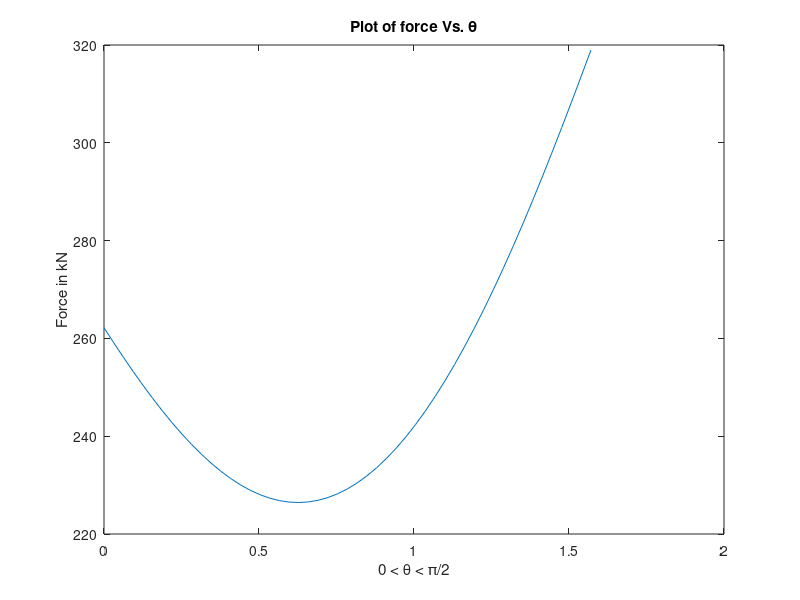

Write MATLAB code to recreate this figure. (Note: this script raises an error after producing the figure.)
zID = [1, 8, 7, 5, 1, 10, 1];

R = zID(2);
S = zID(3);
T = zID(4);
U = zID(5);
V = zID(6);
W = zID(7);

TW =  T/sqrt(T^2+W^2);
WT =  W/sqrt(T^2+W^2);
TV =  T/sqrt(T^2+V^2);
VT =  V/sqrt(T^2+V^2);
TU =  T/sqrt(T^2+U^2);
SU =  S/sqrt(S^2+U^2);
US =  U/sqrt(S^2+U^2);
UT =  U/sqrt(T^2+U^2);
RU =  R/sqrt(R^2+U^2);
UR =  U/sqrt(R^2+U^2);
bVecPlot = [];
xinc = 0:pi/100:pi/2;

for theta = 0:pi/100:pi/2
    % Order of unknowns x = [Ax,Ay,Fr,AB,AI,BI,CI,BC,HI,CH,CD,DH,DE,GH,EH,EG,EF,FG];
    augSys = [1,0,0,TW,0,0,0,0,0,0,0,0,0,0,0,0,0,0,0; %Fx@a
    0,1,0,WT,1,0,0,0,0,0,0,0,0,0,0,0,0,0,0; %Fy@a
    0,0,0,-TW,0,-1,0,0,0,0,0,0,0,0,0,0,0,0,40; %Fx@b
    0,0,0,-WT,0,0,0,1,0,0,0,0,0,0,0,0,0,0,0; %Fy@b
    0,0,0,0,0,0,-TV,0,0,-1,-TU,0,0,0,0,0,0,0,30; %Fx@c
    0,0,0,0,0,0,-VT,0,0,0,UT,0,0,0,0,0,0,0,0; %Fy@c
    0,0,0,0,0,0,0,0,0,0,TU,0,-1,0,0,0,0,0,0; %Fx@d
    0,0,0,0,0,0,0,0,0,0,-UT,-1,0,0,0,0,0,0,50; %Fy@d
    0,0,0,0,0,0,0,0,0,0,0,0,1,0,SU,0,-RU,0,0; %Fx@e
    0,0,0,0,0,0,0,0,0,0,0,0,0,0,-US,-1,-UR,0,40; %Fy@e
    0,0,cos(theta),0,0,0,0,0,0,0,0,0,0,0,0,0,RU,1,0; %Fx@f
    0,0,1,sin(theta),0,0,0,0,0,0,0,0,0,0,0,0,UR,0,0; %Fy@f
    0,0,0,0,0,0,0,0,0,0,0,0,0,1,0,0,0,-1,0; %Fx@g
    0,0,0,0,0,0,0,0,0,0,0,0,0,0,0,1,0,0,0; %Fy@g
    0,0,0,0,0,0,0,0,0,1,0,0,0,-1,SU,0,0,0,0; %Fx@h
    0,0,0,0,0,0,0,0,-1,0,0,1,0,0,US,0,0,0,0; %Fy@h
    0,0,0,0,0,1,TV,0,0,0,0,0,0,0,0,0,0,0,0; %Fx@i
    0,0,0,0,-1,0,VT,0,1,0,0,0,0,0,0,0,0,0,0; %Fy@i
        ];

    xVec = augSys(1:end,end);
    Amat = augSys(1:end,1:end-1);
    
    determinante = det(Amat); %det != 0 thus the system is linearly independent

    bVec = Amat\xVec;
    bVecPlot = [bVecPlot, bVec(4:end,1)];
    
end


plot(xinc, bVecPlot(11,1:end))
title('Plot of force Vs. \theta')
xlabel('0 < \theta < \pi/2') 
ylabel('Force in kN')


i = 1;
maxDel = 0;



while i < height(bVecPlot)
    minVal = min(bVecPlot(i,1:end));
    maxVal = max(bVecPlot(i,1:end));
    del = maxVal - minVal;
    if del > maxDel
        maxDel = del;
    end
    i = i + 1;
end

disp(['The maximum change in internal stress is: ' num2str(maxDel) ' kN and it occurs in link CD']) ;





